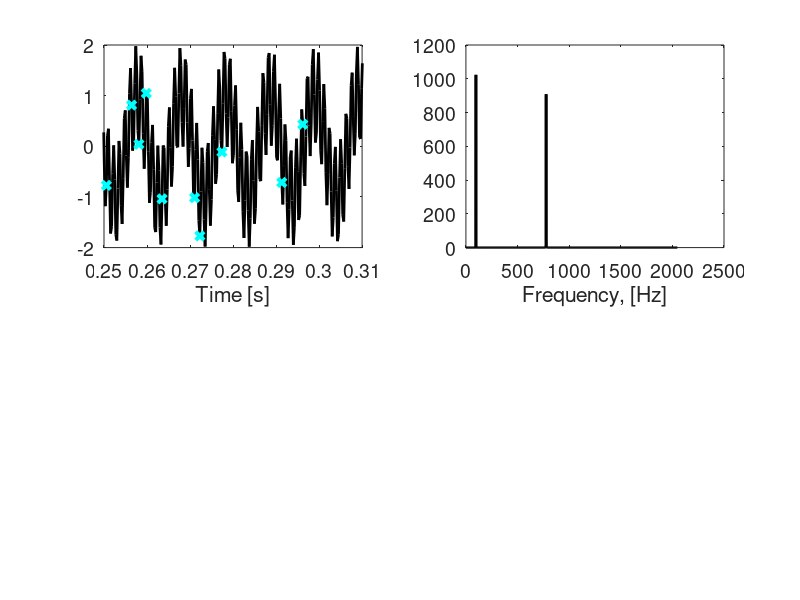

The MATLAB script that drew this image: (Note: this script raises an error after producing the figure.)
% example of Beating Nyquist with compressed sensing
% https://www.youtube.com/watch?v=A8W1I3mtjp8&list=PLMrJAkhIeNNRHP5UA-gIimsXLQyHXxRty&index=7
% http://cvxr.com/cvx/

clear all; close all;
M=8;
RMSE=zeros(M,1);
RRMSE=zeros(M,1);
RMSE_half=zeros(M,1);
No_of_measurements=zeros(M,1);
for k=1:M
    %% Generate signal, PSD of signal
    n = 4096;
t = linspace(0, 1, n);
x = (cos(2 * 97 * pi * t) + cos(2 * 777 * pi * t));%+0.2*rand(n,1)')-0.1;
xt = fft(x); % Fourier trasnformed signal
%xd = dct(x); % Discrete cosine transformed signal
PSD = xt.*conj(xt)/n; % Power spectral density

%% Randomly sample signal
p= k*n/32; % num. random samples, p=n/32 CR=128/(2*777)*100 ~8.2% ?
No_of_measurements(k)=p;
perm = round(rand(p,1)*n);
perm(perm==0)=1;
y = x(perm); % compressed measurement
%Theta = randn(p, n); 

%y = x(n/p:n/p:end); % measurement on uniform mesh is bad!
%% Plot 1
time_window = [1024 1280]/4096;
figure
subplot(2,2,2)
freq = n/(n)*[0:n];
L = 1:floor(n/2);
plot(freq(L),PSD(L),'k','LineWidth',2);
%stem(freq(L),PSD(L),'k','LineWidth',2);
xlabel('Frequency, [Hz]');set(gca,'Fontsize',14);
subplot(2,2,1)
plot(t,x,'k','LineWidth',2);
hold on;
plot(t(perm),y,'cx','Linewidth',3);
%plot(t(n/p:n/p:end),y,'cx','Linewidth',3);
xlabel('Time [s]'); set(gca, 'Fontsize',14);
xlim([0.25 0.31]);
%% Solve compressed sensing problem
Psi = dct(eye(n,n)); % build Psi
Theta = Psi(perm, :); % random rows of Psi
% L1 minimum norm solution s_L1
% 
cvx_begin;
    variable s_L1(n)
    minimize( norm(s_L1,1) );
    subject to
    Theta*s_L1 == y';
cvx_end;

s_L2 = pinv(Theta)*y'; % L2 minimum norm solution s_L2
xrecon = idct(s_L1); % reconstruct full signal

%% Plot 2
subplot(2,2,3)
plot(t,xrecon, 'c', 'LineWidth',2);
ylim([-2,2]);
xlabel('Time [s]'); set(gca, 'Fontsize',14);
xlim([0.25 0.31]);
subplot(2,2,4)
xtrecon = fft(xrecon,n); % computes the fast discrete Fourier transform
PSDrecon = xtrecon.*conj(xtrecon)/n; % Power spectrum of reconstructed signal
plot(freq(L),PSDrecon(L),'c', 'LineWidth',2);
xlabel('Frequency [Hz]'); set(gca,'Fontsize',14);

%%
RMSE(k) = sqrt(mean((x' - xrecon).^2))  % Root Mean Squared Error
RMSE_half(k) = sqrt(mean((x(1:n/2)' - xrecon(1:n/2)).^2))  % Root Mean Squared Error

RRMSE(k)=RMSE(k)/sqrt(mean((x').^2)) % Relative Root Mean Squared Error
end

figure;
subplot(3,1,1);
plot(No_of_measurements,RMSE,'o-');
ylabel('RMSE');
xlabel('No of measurements');
subplot(3,1,2);
plot(No_of_measurements,RMSE_half,'o-');
xlabel('No of measurements');
title('RMSE half of the signal');
subplot(3,1,3);
plot(No_of_measurements,RRMSE,'o-');

xlabel('No of measurements');
ylabel('RRMSE');

figure;
plot(t,xrecon);hold on; plot(t,x,'r');